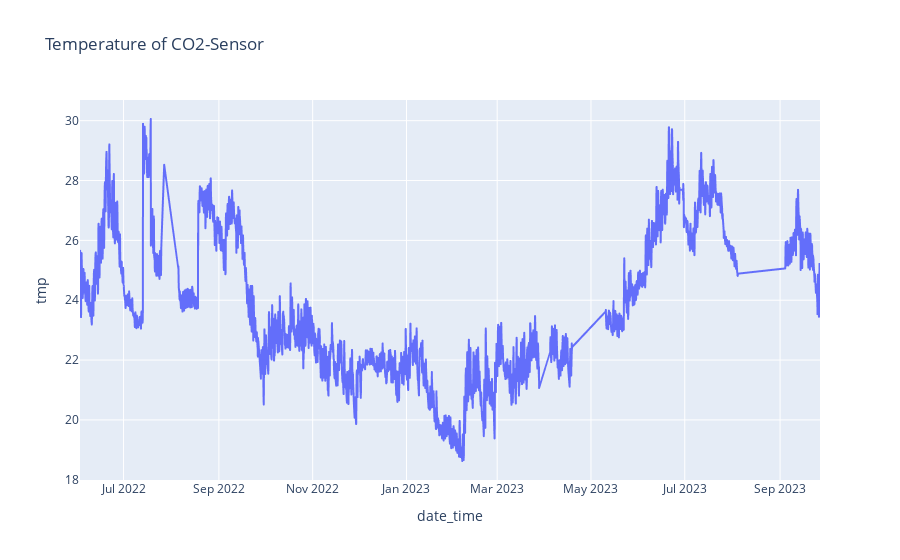

Here is the notebook cell this chart was saved with:
### Code cell
fig = px.line(result_df, x='date_time', y='tmp', title='Temperature of CO2-Sensor')
fig.show()

### Figure 1 — Plotly figure (JSON) as saved in the notebook; plotly's stock layout.template omitted (floating-point values rounded to 4 significant figures; data arrays with more than 128 entries replaced by an {"elided": "..."} marker saying what was removed)
{"data": [{"hovertemplate": "date_time=%{x}<br>tmp=%{y}<extra></extra>", "legendgroup": "", "line": {"color": "#636efa", "dash": "solid"}, "marker": {"symbol": "circle"}, "mode": "lines", "name": "", "showlegend": false, "type": "scattergl", "x": {"elided": "9728 str values"}, "xaxis": "x", "y": {"elided": "9728 float values"}, "yaxis": "y"}], "layout": {"legend": {"tracegroupgap": 0}, "title": {"text": "Temperature of CO2-Sensor"}, "xaxis": {"anchor": "y", "domain": [0, 1], "title": {"text": "date_time"}}, "yaxis": {"anchor": "x", "domain": [0, 1], "title": {"text": "tmp"}}}}
